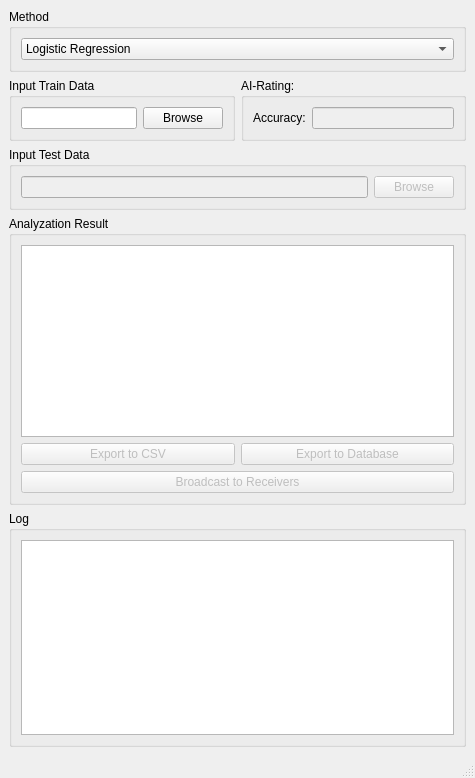
<?xml version="1.0" encoding="UTF-8"?>
<ui version="4.0">
 <class>MainWindow</class>
 <widget class="QMainWindow" name="MainWindow">
  <property name="geometry">
   <rect>
    <x>0</x>
    <y>0</y>
    <width>475</width>
    <height>778</height>
   </rect>
  </property>
  <property name="sizePolicy">
   <sizepolicy hsizetype="Fixed" vsizetype="Fixed">
    <horstretch>0</horstretch>
    <verstretch>0</verstretch>
   </sizepolicy>
  </property>
  <property name="windowTitle">
   <string>MainWindow</string>
  </property>
  <widget class="QWidget" name="centralwidget">
   <layout class="QGridLayout" name="gridLayout_8">
    <item row="0" column="0">
     <layout class="QGridLayout" name="gridLayout">
      <item row="0" column="0">
       <widget class="QGroupBox" name="groupBox_5">
        <property name="title">
         <string>Method</string>
        </property>
        <layout class="QGridLayout" name="gridLayout_6">
         <item row="0" column="0">
          <layout class="QHBoxLayout" name="horizontalLayout_7">
           <item>
            <widget class="QComboBox" name="comboBox">
             <item>
              <property name="text">
               <string>Logistic Regression</string>
              </property>
             </item>
            </widget>
           </item>
          </layout>
         </item>
        </layout>
       </widget>
      </item>
      <item row="1" column="0">
       <layout class="QHBoxLayout" name="horizontalLayout_4">
        <item>
         <widget class="QGroupBox" name="groupBox">
          <property name="title">
           <string>Input Train Data</string>
          </property>
          <layout class="QGridLayout" name="gridLayout_2">
           <item row="0" column="0">
            <layout class="QHBoxLayout" name="horizontalLayout_2">
             <item>
              <widget class="QLineEdit" name="lineEdit"/>
             </item>
             <item>
              <widget class="QPushButton" name="pushButton">
               <property name="text">
                <string>Browse</string>
               </property>
              </widget>
             </item>
            </layout>
           </item>
          </layout>
         </widget>
        </item>
        <item>
         <widget class="QGroupBox" name="groupBox_2">
          <property name="title">
           <string>AI-Rating:</string>
          </property>
          <layout class="QGridLayout" name="gridLayout_3">
           <item row="0" column="0">
            <layout class="QHBoxLayout" name="horizontalLayout_3">
             <item>
              <widget class="QLabel" name="label">
               <property name="text">
                <string>Accuracy:</string>
               </property>
              </widget>
             </item>
             <item>
              <widget class="QLineEdit" name="lineEdit_3">
               <property name="enabled">
                <bool>false</bool>
               </property>
              </widget>
             </item>
            </layout>
           </item>
          </layout>
         </widget>
        </item>
       </layout>
      </item>
      <item row="2" column="0">
       <layout class="QHBoxLayout" name="horizontalLayout_5">
        <item>
         <widget class="QGroupBox" name="groupBox_3">
          <property name="title">
           <string>Input Test Data</string>
          </property>
          <layout class="QGridLayout" name="gridLayout_4">
           <item row="0" column="0">
            <layout class="QHBoxLayout" name="horizontalLayout_6">
             <item>
              <widget class="QLineEdit" name="lineEdit_4">
               <property name="enabled">
                <bool>false</bool>
               </property>
              </widget>
             </item>
             <item>
              <widget class="QPushButton" name="pushButton_4">
               <property name="enabled">
                <bool>false</bool>
               </property>
               <property name="text">
                <string>Browse</string>
               </property>
              </widget>
             </item>
            </layout>
           </item>
          </layout>
         </widget>
        </item>
       </layout>
      </item>
      <item row="3" column="0">
       <widget class="QGroupBox" name="groupBox_4">
        <property name="title">
         <string>Analyzation Result</string>
        </property>
        <layout class="QGridLayout" name="gridLayout_5">
         <item row="2" column="0">
          <widget class="QPushButton" name="pushButton_7">
           <property name="enabled">
            <bool>false</bool>
           </property>
           <property name="text">
            <string>Broadcast to Receivers</string>
           </property>
          </widget>
         </item>
         <item row="1" column="0">
          <layout class="QHBoxLayout" name="horizontalLayout">
           <item>
            <widget class="QPushButton" name="pushButton_5">
             <property name="enabled">
              <bool>false</bool>
             </property>
             <property name="text">
              <string>Export to CSV</string>
             </property>
            </widget>
           </item>
           <item>
            <widget class="QPushButton" name="pushButton_6">
             <property name="enabled">
              <bool>false</bool>
             </property>
             <property name="text">
              <string>Export to Database</string>
             </property>
            </widget>
           </item>
          </layout>
         </item>
         <item row="0" column="0">
          <widget class="QTextBrowser" name="textBrowser">
           <property name="enabled">
            <bool>true</bool>
           </property>
          </widget>
         </item>
        </layout>
       </widget>
      </item>
      <item row="4" column="0">
       <widget class="QGroupBox" name="groupBox_6">
        <property name="title">
         <string>Log</string>
        </property>
        <layout class="QGridLayout" name="gridLayout_7">
         <item row="1" column="0">
          <layout class="QHBoxLayout" name="horizontalLayout_8"/>
         </item>
         <item row="0" column="0">
          <widget class="QTextBrowser" name="debugTextBrowser"/>
         </item>
        </layout>
       </widget>
      </item>
     </layout>
    </item>
   </layout>
  </widget>
  <widget class="QMenuBar" name="menubar">
   <property name="geometry">
    <rect>
     <x>0</x>
     <y>0</y>
     <width>475</width>
     <height>21</height>
    </rect>
   </property>
  </widget>
  <widget class="QStatusBar" name="statusbar"/>
 </widget>
 <resources/>
 <connections>
  <connection>
   <sender>pushButton</sender>
   <signal>clicked()</signal>
   <receiver>MainWindow</receiver>
   <slot>trainBrowseSlot()</slot>
   <hints>
    <hint type="sourcelabel">
     <x>202</x>
     <y>122</y>
    </hint>
    <hint type="destinationlabel">
     <x>254</x>
     <y>221</y>
    </hint>
   </hints>
  </connection>
  <connection>
   <sender>lineEdit</sender>
   <signal>returnPressed()</signal>
   <receiver>MainWindow</receiver>
   <slot>trainReturnPressedSlot()</slot>
   <hints>
    <hint type="sourcelabel">
     <x>94</x>
     <y>126</y>
    </hint>
    <hint type="destinationlabel">
     <x>99</x>
     <y>217</y>
    </hint>
   </hints>
  </connection>
  <connection>
   <sender>pushButton_4</sender>
   <signal>clicked()</signal>
   <receiver>MainWindow</receiver>
   <slot>testBrowseSlot()</slot>
   <hints>
    <hint type="sourcelabel">
     <x>397</x>
     <y>190</y>
    </hint>
    <hint type="destinationlabel">
     <x>405</x>
     <y>278</y>
    </hint>
   </hints>
  </connection>
  <connection>
   <sender>pushButton_5</sender>
   <signal>clicked()</signal>
   <receiver>MainWindow</receiver>
   <slot>exportCSVSlot()</slot>
   <hints>
    <hint type="sourcelabel">
     <x>97</x>
     <y>410</y>
    </hint>
    <hint type="destinationlabel">
     <x>96</x>
     <y>468</y>
    </hint>
   </hints>
  </connection>
  <connection>
   <sender>pushButton_6</sender>
   <signal>clicked()</signal>
   <receiver>MainWindow</receiver>
   <slot>exportDatabaseSlot()</slot>
   <hints>
    <hint type="sourcelabel">
     <x>347</x>
     <y>410</y>
    </hint>
    <hint type="destinationlabel">
     <x>353</x>
     <y>465</y>
    </hint>
   </hints>
  </connection>
  <connection>
   <sender>pushButton_7</sender>
   <signal>clicked()</signal>
   <receiver>MainWindow</receiver>
   <slot>broadcastSlot()</slot>
   <hints>
    <hint type="sourcelabel">
     <x>230</x>
     <y>444</y>
    </hint>
    <hint type="destinationlabel">
     <x>229</x>
     <y>549</y>
    </hint>
   </hints>
  </connection>
  <connection>
   <sender>lineEdit_4</sender>
   <signal>returnPressed()</signal>
   <receiver>MainWindow</receiver>
   <slot>testReturnPressedSlot()</slot>
   <hints>
    <hint type="sourcelabel">
     <x>286</x>
     <y>194</y>
    </hint>
    <hint type="destinationlabel">
     <x>375</x>
     <y>221</y>
    </hint>
   </hints>
  </connection>
 </connections>
 <slots>
  <slot>trainBrowseSlot()</slot>
  <slot>trainReturnPressedSlot()</slot>
  <slot>testBrowseSlot()</slot>
  <slot>exportCSVSlot()</slot>
  <slot>exportDatabaseSlot()</slot>
  <slot>broadcastSlot()</slot>
  <slot>testReturnPressedSlot()</slot>
 </slots>
</ui>
